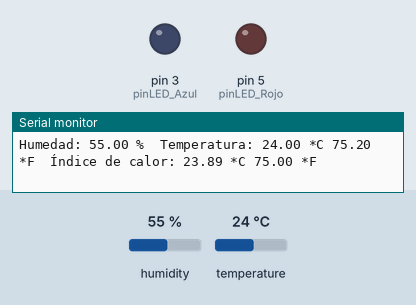
This sketch was run on a simulated Arduino Uno, built with avr-gcc and run on an emulated ATmega328P. On the bench: output pins drawn as LEDs (lit = HIGH), the last lines printed to the serial monitor. The test bench sets the inputs (shaded band); at power-on: temperature 24 °C, humidity 55 %.

Above: at 3.8 s.
3.9 s: temperature set to 22 °C
6.8 s: temperature set to 19 °C
At 7.7 s:
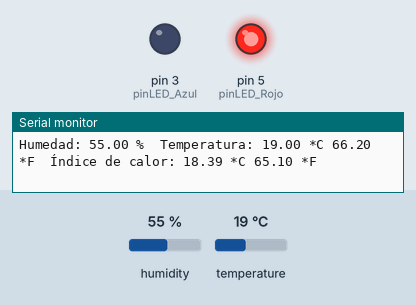
9.7 s: temperature set to 28 °C
At 12.0 s:
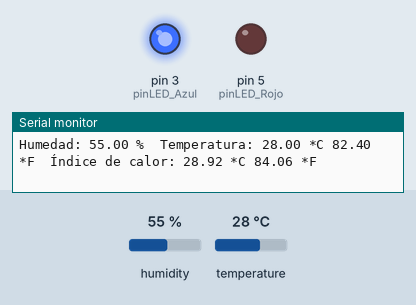
12.8 s: temperature set to 24 °C
At 14.7 s:
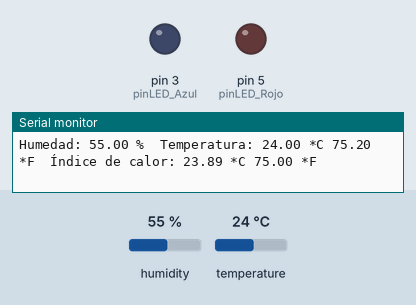
15.7 s: temperature set to 12 °C
At 19.0 s:
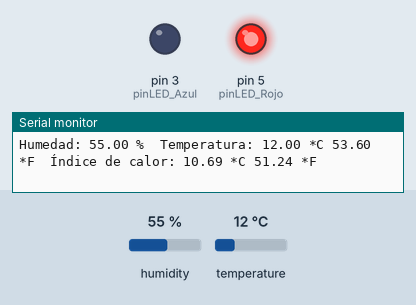
Timing chart, 0 to 20.0 s (numbered marks = the images above; inputs shaded):
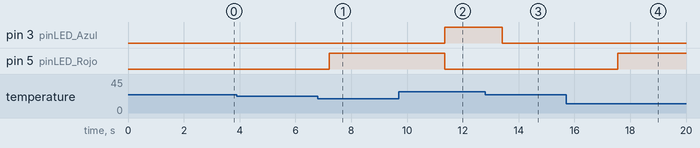

Measured:
- the behaviour switches between 21 and 20 °C on temperature (found by bisection; images 0 and 1)
- the behaviour switches between 26 and 25 °C on temperature (found by bisection; images 2 and 3)
- after the input at 6.8 s, pin 5 (pinLED_Rojo): LOW → HIGH after 0.42 s
- after the input at 9.7 s, pin 3 (pinLED_Azul): LOW → HIGH after 1.7 s; pin 5 (pinLED_Rojo): HIGH → LOW after 1.7 s
- after the input at 12.8 s, pin 3 (pinLED_Azul): HIGH → LOW after 0.62 s
- after the input at 15.7 s, pin 5 (pinLED_Rojo): LOW → HIGH after 1.8 s

The sketch:

Practica9.ino
```cpp
// Incluimos librería
#include <DHT.h>

// Definimos el pin digital donde se conecta el sensor
#define DHTPIN 2
// Dependiendo del tipo de sensor
#define DHTTYPE DHT11
const int pinLED_Rojo = 5;
const int pinLED_Azul = 3;

// Inicializamos el sensor DHT11
DHT dht(DHTPIN, DHTTYPE);

void setup() {
  // Inicializamos comunicación serie
  Serial.begin(9600);

  // Comenzamos el sensor DHT
  dht.begin();
}

void loop() {
    // Esperamos 5 segundos entre medidas
  delay(1000);

  // Leemos la humedad relativa
  float h = dht.readHumidity();
  // Leemos la temperatura en grados centígrados (por defecto)
  float t = dht.readTemperature();
  // Leemos la temperatura en grados Fahrenheit
  float f = dht.readTemperature(true);

  // Comprobamos si ha habido algún error en la lectura
  if (isnan(h) || isnan(t) || isnan(f)) {
    Serial.println("Error obteniendo los datos del sensor DHT11");
    return;
  }

  // Calcular el índice de calor en Fahrenheit
  float hif = dht.computeHeatIndex(f, h);
  // Calcular el índice de calor en grados centígrados
  float hic = dht.computeHeatIndex(t, h, false);

  if (hic > 25) {
    // Temperatura alta, encender LED azul y apagar LED rojo
    analogWrite(pinLED_Azul, 255);
    analogWrite(pinLED_Rojo, 0);
  } else if (hic < 20) {
    // Temperatura baja, encender LED rojo y apagar LED azul
    analogWrite(pinLED_Rojo, 255);
    analogWrite(pinLED_Azul, 0);
  } else {
    // Temperatura dentro del rango normal, apagar ambos LEDs
    analogWrite(pinLED_Rojo, 0);
    analogWrite(pinLED_Azul, 0);
  }

  Serial.print("Humedad: ");
  Serial.print(h);
  Serial.print(" %\t");
  Serial.print("Temperatura: ");
  Serial.print(t);
  Serial.print(" *C ");
  Serial.print(f);
  Serial.print(" *F\t");
  Serial.print("Índice de calor: ");
  Serial.print(hic);
  Serial.print(" *C ");
  Serial.print(hif);
  Serial.println(" *F");

}
```
